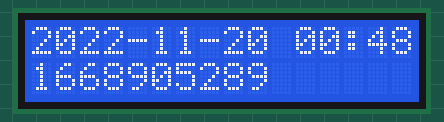
Bench run of a sketch on a simulated Arduino Uno, built with avr-gcc and run on an emulated ATmega328P. Parts: 16×2 character LCD.

Above: at 0.1 s.
At 4.1 s:
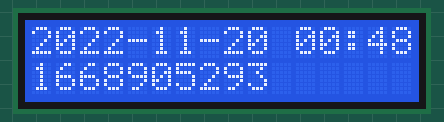
At 9.1 s:
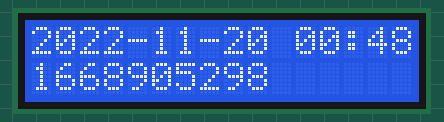
At 19.1 s:
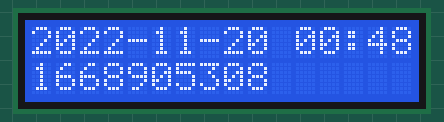
At 28.1 s:
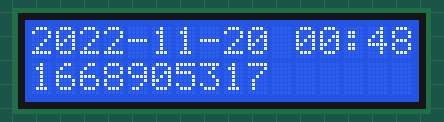
At 38.1 s:
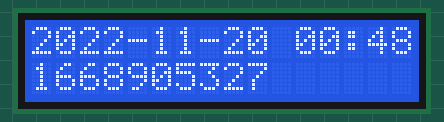

The sketch:

arduino-datetime.ino
```cpp
#include <LiquidCrystal.h>
#include <Wire.h>
#include <hd44780.h>
#include <hd44780ioClass/hd44780_I2Cexp.h>
#include <time.h>

hd44780_I2Cexp lcd;

#define TEXT_EX1 "2022-11-19 10:43"
#define TEXT_EX2 "TZ | CEST GMT+1"
#define TEXT_EX3 "NXT TODAY  18:00"

static unsigned long TMS = 1668905289;

typedef struct MyDateTime {
  unsigned int year;
  unsigned char month;
  unsigned char day;
  unsigned char hour;
  unsigned char minute;
  unsigned char second;
} MyDateTime;

void printUnsignedLong(unsigned long value){
  char buff[16] = {0, 0, 0, 0, 0, 0, 0, 0, 0, 0, 0, 0, 0, 0, 0, 0};
  ltoa(value, buff, 10);
}

void getDayAndMonthFromPastdays(unsigned int pastdays, unsigned char * month, unsigned char * day){
  unsigned char monthsDays [12] = {31, 28, 31, 30, 31, 30, 31, 31, 30, 31, 30, 31};
  unsigned char i = 0;
  pastdays += 1;
  while (i < 12 && pastdays > monthsDays[i]){
    pastdays -= monthsDays[i];
    i++;
  }
  *month = i + 1;
  *day = pastdays;
}

void timestampToDateTime(unsigned long tsorigin, MyDateTime * datetime){
  unsigned long timestamp = tsorigin;
  datetime->second = timestamp % 60;
  timestamp -= datetime->second;
  timestamp /= 60;
  datetime->minute = timestamp % 60;
  timestamp -= datetime->minute;
  timestamp /= 60;
  datetime->hour = timestamp % 24;
  timestamp -= datetime->hour;
  timestamp /= 24;
  datetime->year =  1970 + ((timestamp / (3 * 365 + 366)) * 4);
  unsigned int yearPast = datetime->year - 1970;
  unsigned int quartYear = yearPast / 4;
  unsigned int quartYearMod = yearPast % 4;
  unsigned long daysPast = (quartYear * (365 * 3 + 366)) + (quartYearMod * 365);
  unsigned long daysPastInYear = timestamp - daysPast;
  getDayAndMonthFromPastdays(daysPastInYear, &datetime->month, &datetime->day);
}

void datetimeToString(MyDateTime datetime, char * strToFill, char len){
  snprintf(strToFill, len, "%04d-%02d-%02d %02d:%02d", datetime.year, datetime.month, datetime.day, datetime.hour, datetime.minute);
}

void updateDateTimeDisplay(){
  lcd.setCursor(0, 0);
  MyDateTime datetime;
  timestampToDateTime(TMS, &datetime);
  char strDateTime[17] = {0, 0, 0, 0, 0, 0, 0, 0, 0, 0, 0, 0, 0, 0, 0, 0, 0};
  datetimeToString(datetime, strDateTime, 17);
  lcd.print(strDateTime);
}

void updateTimestampDisplay(){
  char buff[16] = {0, 0, 0, 0, 0, 0, 0, 0, 0, 0, 0, 0, 0, 0, 0, 0};
  lcd.setCursor(0, 1);
  ltoa(TMS, buff, 10);
  lcd.print(buff);
}

void updateTimeDisplay(){
  updateDateTimeDisplay();
  updateTimestampDisplay();
}

void setup() {
  // put your setup code here, to run once:
  lcd.begin(16, 2);
  lcd.clear();
  lcd.home();
  updateDateTimeDisplay();
  updateTimestampDisplay();
  Serial.begin(115200);
}

unsigned long lastmls = 0;

void loop() {

  unsigned long mls = millis();

  if (mls % 1000 == 0 && mls != lastmls){
    lastmls = mls;
    TMS++;
    updateTimeDisplay();
  }

}
```

Measured:
- what the display in image 1 shows lasts 1.0 s, from 4.0 s to 5.0 s
